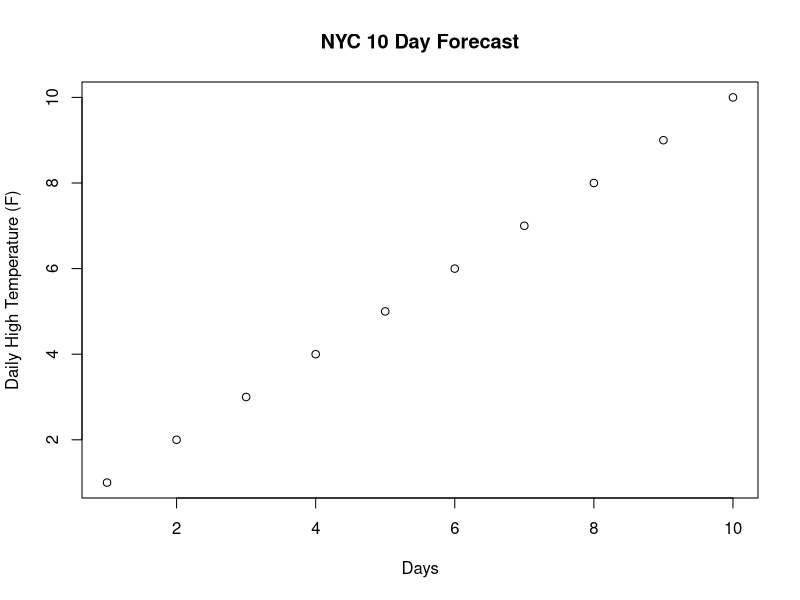
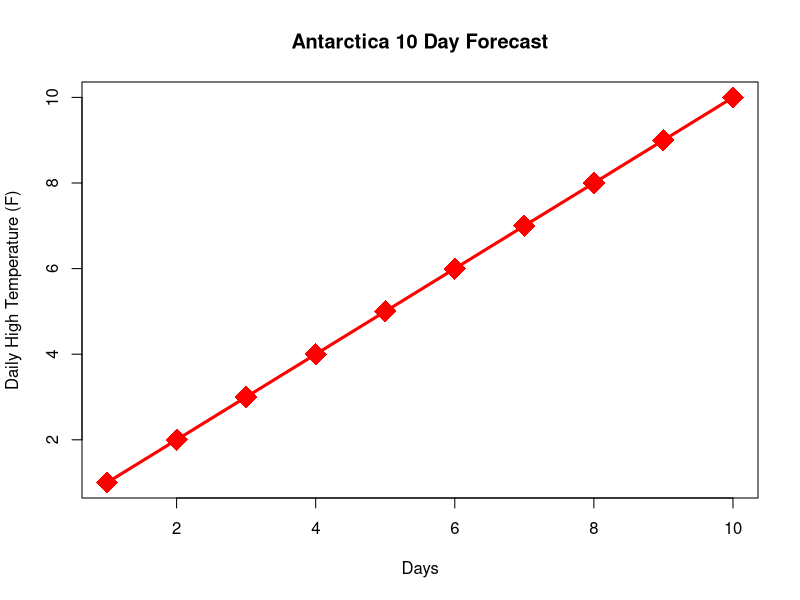
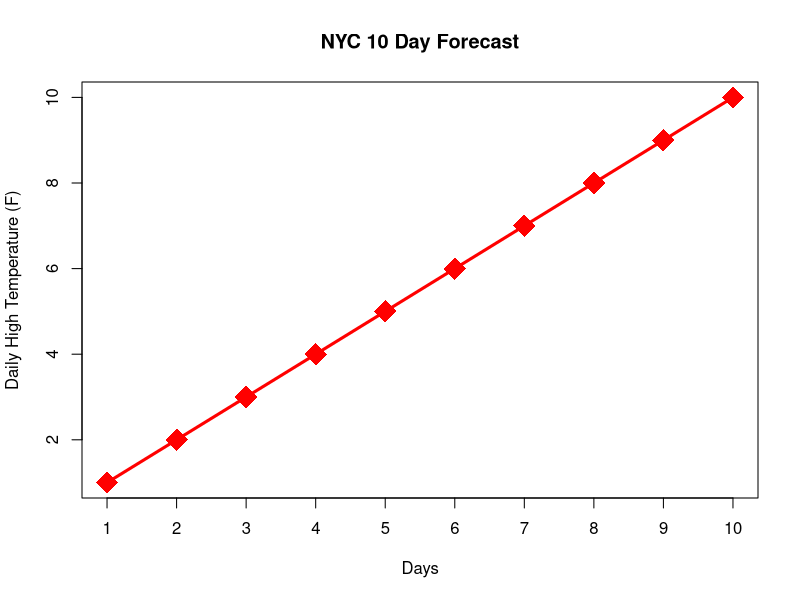
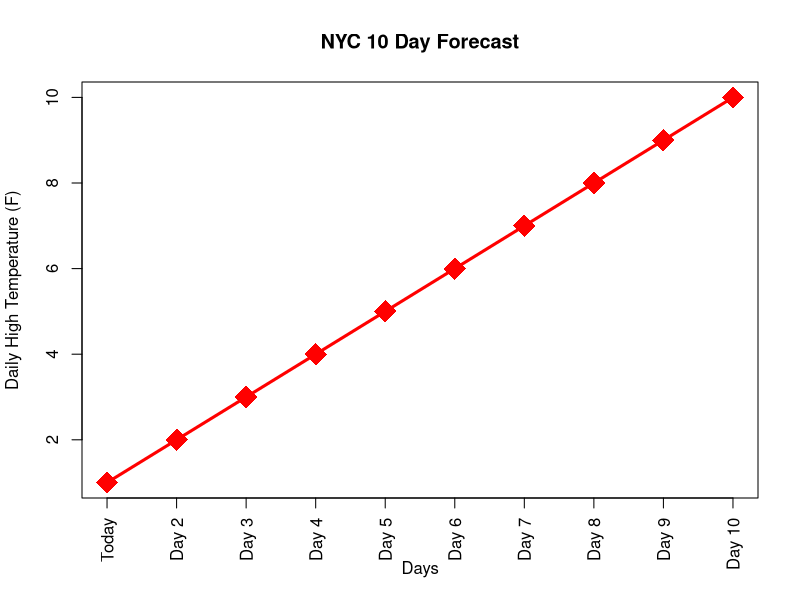
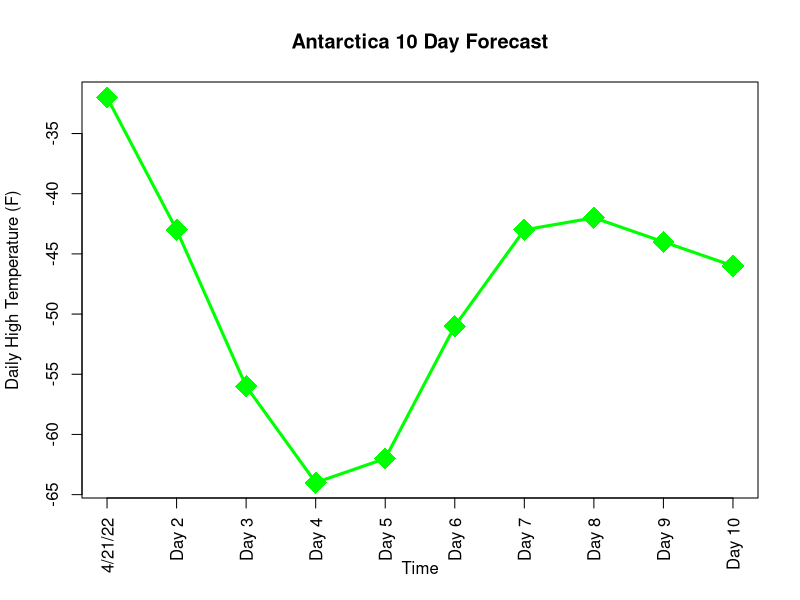

Recreate these plots in R, in order.

#once we have some vectors in R, we can plot them using different plots.
#let us start by creating some data to see the weather forecast for the next 10 days.
#create a sequence for X with values 1 to 10
X <- c(1:10)
#create a list of predicted daily high temperatures for the next 10 days, including today, for any part of the world.
#use your phone's weather app or weather.com for this.
#record the values using the 'c' function and store it in Y
Y <- c()

#now we can plot the data you put into X and Y.
p1 <- plot(X, Y, xlab = "Days", ylab = "Daily High Temperature (F)", main = "NYC 10 Day Forecast")

#we can make this graph look a little nicer by giving some more arguments to the plot function
p2 <- plot(X, Y, xlab = "Days", ylab = "Daily High Temperature (F)", main = "Antarctica 10 Day Forecast", type = "o", pch = 18, lwd = 3, col = "red", cex = 3)
#change the values in some of the arguments 'type' 'pch' 'lwd' 'col' and 'cex' to see how the plot changes.


#we can also make changes to the axes by suppressing the default numbers using 'xaxt=n' and replacing it with a sequence using the 'axis' function
p3 <- plot(X, Y, xlab = "Days", ylab = "Daily High Temperature (F)", main = "NYC 10 Day Forecast", type = "o", pch = 18, lwd = 3, col = "red", cex = 3, xaxt="n")
axis(1, at = seq(1, 10, by = 1))

#or we can get really fancy with it and use axis labels that are characters
p4 <- plot(X, Y, xlab = "Days", ylab = "Daily High Temperature (F)", main = "NYC 10 Day Forecast", type = "o", pch = 18, lwd = 3, col = "red", cex = 3, xaxt="n")
axis(1, at = 1:10,labels = c('Today','Day 2','Day 3','Day 4','Day 5','Day 6','Day 7','Day 8','Day 9','Day 10'), las=2)
#you can change the labels above to match the days of the week i.e. Monday, Tuesday, etc. instead of "Day 1" "Day 2" etc. 


#_________ Assignment _________
#plot the weather forecast in Antarctica for the next 10 days using what you've learned above
X <- c(1:10)
Y <- c(-32,-43,-56,-64,-62,-51,-43,-42,-44,-46)
p5 <- plot(X, Y, xlab = "Time", ylab = "Daily High Temperature (F)", main = "Antarctica 10 Day Forecast", type = "o", pch = 18, lwd = 3, col = "green", cex = 3, xaxt="n")
axis(1, at = 1:10,labels = c('4/21/22','Day 2','Day 3','Day 4','Day 5','Day 6','Day 7','Day 8','Day 9','Day 10'), las=2)
